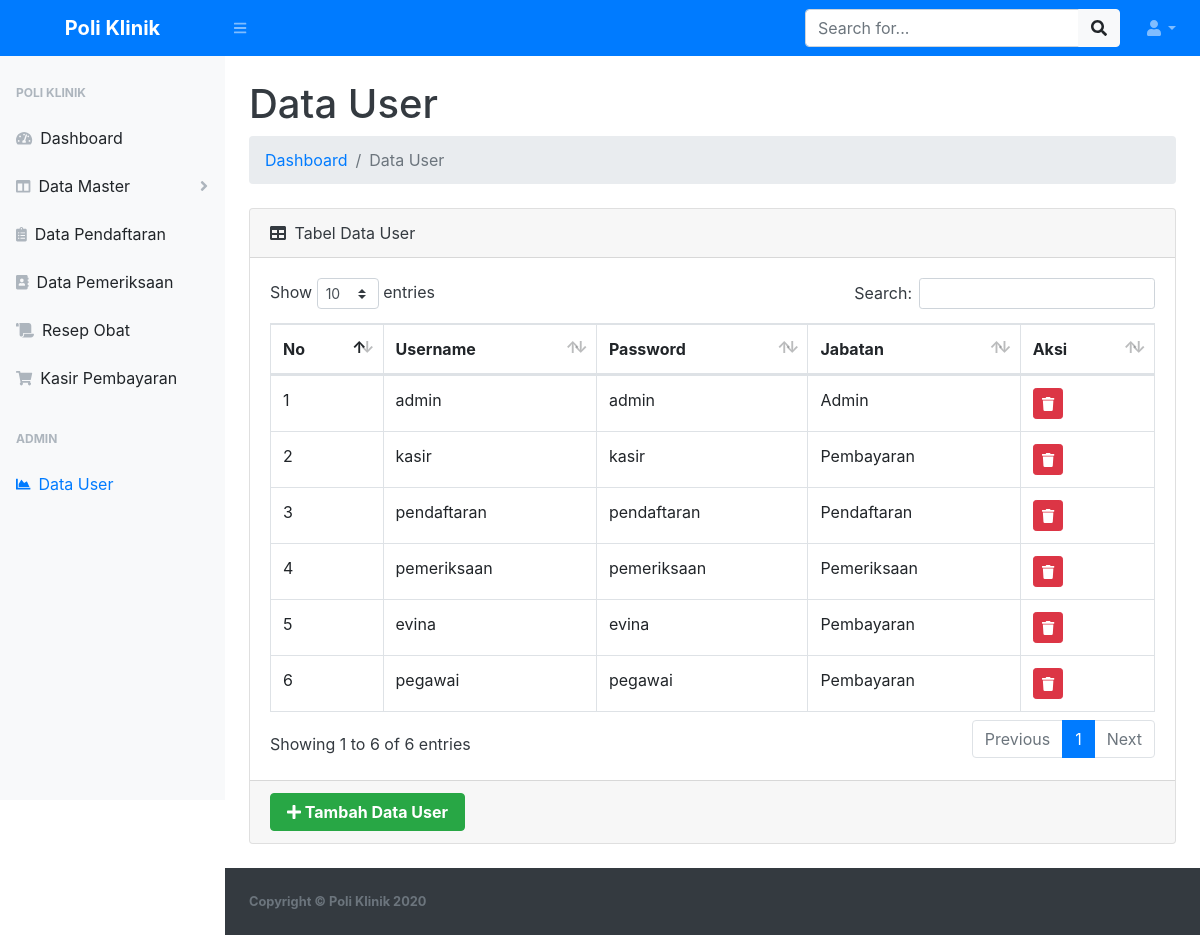
/user.php (signed in), run on the app's committed database.
### tables this page shows
CREATE TABLE `tb_user` (
  `id_user` int NOT NULL,
  `username` varchar(25) NOT NULL,
  `password` varchar(20) NOT NULL,
  `jabatan` enum('admin','pembayaran','pendaftaran','pemeriksaan') NOT NULL
);

### user.php (the view, shortened to what this page needs)
<?php
include 'koneksi.php';
?>
<!DOCTYPE html>
<html lang="en">
<head>
    <link href="assets/css/styles.css" rel="stylesheet" />
    <link href="assets/css/dataTables.bootstrap4.min.css" rel="stylesheet" />
</head>
<body class="sb-nav-fixed">
    <nav class="sb-topnav navbar navbar-expand navbar-dark bg-primary">
        <a class="navbar-brand font-weight-bold text-center" href="index.php">Poli Klinik</a>
        <button class="btn btn-link btn-sm order-1 order-lg-0" id="sidebarToggle" href="#"><i class="fas fa-bars"></i></button>
        <form class="d-none d-md-inline-block form-inline ml-auto mr-0 mr-md-3 my-2 my-md-0">
            <div class="input-group">
                <input class="form-control" type="text" placeholder="Search for..." aria-label="Search" aria-describedby="basic-addon2" />
                <div class="input-group-append">
                    <button class="btn btn-light" type="button"><i class="fas fa-search"></i></button>
                </div>
            </div>
        </form>
        <ul class="navbar-nav ml-auto ml-md-0">
            <li class="nav-item dropdown">
                <a class="nav-link dropdown-toggle" id="userDropdown" href="#" role="button" data-toggle="dropdown" aria-haspopup="true" aria-expanded="false"><i class="fas fa-user fa-fw"></i></a>
            </li>
        </ul>
    </nav>
    <div id="layoutSidenav">
        <div id="layoutSidenav_nav">
            <nav class="sb-sidenav accordion sb-sidenav-light" id="sidenavAccordion">
                <div class="sb-sidenav-menu">
                    <div class="nav">
                        <div class="sb-sidenav-menu-heading">Poli Klinik</div>
                        <a class="nav-link" href="index.php">
                            <div class="sb-nav-link-icon"><i class="fas fa-tachometer-alt"></i></div>
                            Dashboard
                        </a>
                        <?php if ($_SESSION["jabatan"] == 'admin') : ?>
                            <a class="nav-link collapsed" href="#" data-toggle="collapse" data-target="#data-master" aria-expanded="false" aria-controls="data-master">
                                <div class="sb-nav-link-icon"><i class="fas fa-columns"></i></div>
                                Data Master
                                <div class="sb-sidenav-collapse-arrow"><i class="fas fa-angle-down"></i></div>
                            </a>
                            <a class="nav-link" href="data-pendaftaran/pendaftaran.php">
                                <div class="sb-nav-link-icon"><i class="fas fa-clipboard-list"></i></div>
                                Data Pendaftaran
                            </a>
                            <a class="nav-link" href="data-pemeriksaan/pemeriksaan.php">
                                <div class="sb-nav-link-icon"><i class="fas fa-address-book"></i></div>
                                Data Pemeriksaan
                            </a>
                            <a class="nav-link" href="data-resep/resep.php">
                                <div class="sb-nav-link-icon"><i class="fas fa-scroll"></i></div>
                                Resep Obat
                            </a>
                            <a class="nav-link" href="data-pembayaran/pembayaran.php">
                                <div class="sb-nav-link-icon"><i class="fas fa-shopping-cart"></i></div>
                                Kasir Pembayaran
                            </a>
                            <div class="sb-sidenav-menu-heading">Admin</div>
                            <a class="nav-link active" href="user.php">
                                <div class="sb-nav-link-icon"><i class="fas fa-chart-area"></i></div>
                                Data User
                            </a>
                        <?php endif; ?>
                    </div>
                </div>
            </nav>
        </div>
        <div id="layoutSidenav_content" class="bg-white text-dark">
            <main>
                <div class="container-fluid">
                    <h1 class="mt-4">Data User</h1>
                    <ol class="breadcrumb mb-4">
                        <li class="breadcrumb-item"><a href="index.php" class="text-decoration-none">Dashboard</a></li>
                        <li class="breadcrumb-item active">Data User</li>
                    </ol>
                    <div class="card mb-4">
                        <div class="card-header">
                            <i class="fas fa-table mr-1"></i>
                            Tabel Data User
                        </div>
                        <div class="card-body">
                            <div class="table-responsive">
                                <table class="table table-bordered" id="dataTable" width="100%" cellspacing="0">
                                    <thead>
                                        <tr>
                                            <th>No</th>
                                            <th>Username</th>
                                            <th>Password</th>
                                            <th>Jabatan</th>
                                            <th>Aksi</th>
                                        </tr>
                                    </thead>
                                    <tbody>
                                        <?php $nomor = 1; ?>
                                        <?php $ambil = $koneksi->query("SELECT * FROM tb_user"); ?>
                                        <?php while ($pecah = $ambil->fetch_assoc()) { ?>
                                            <tr>
                                                <td><?php echo $nomor; ?></td>
                                                <td><?php echo $pecah['username']; ?></td>
                                                <td><?php echo $pecah['password']; ?></td>
                                                <td><?php echo ucfirst($pecah['jabatan']); ?></td>
                                                <td>
                                                    <a href="user_hapus.php?&id_user=<?php echo $pecah['id_user']; ?>" class="btn-danger btn-sm btn">
                                                        <i class="fas fa-trash"></i>
                                                    </a>
                                                </td>
                                            </tr>
                                            <?php $nomor++; ?>
                                        <?php } ?>
                                    </tbody>
                                </table>
                            </div>
                        </div>
                        <div class="card-footer">
                            <a href="user_tambah.php" class="btn-success btn px-3 font-weight-bold"><i class="fas fa-plus"></i> Tambah Data User</a>
                        </div>
                    </div>
                </div>
            </main>
            <footer class="py-4 bg-dark mt-auto">
                <div class="container-fluid">
                    <div class="d-flex align-items-center justify-content-between small">
                        <div class="text-muted font-weight-bold">Copyright &copy; Poli Klinik 2020</div>
                    </div>
                </div>
            </footer>
        </div>
    </div>
</body>
</html>

### data on the page
tb_user: username "admin", password "admin", jabatan "Admin"
tb_user: username "kasir", password "kasir", jabatan "Pembayaran"
tb_user: username "pendaftaran", password "pendaftaran", jabatan "Pendaftaran"
tb_user: username "pemeriksaan", password "pemeriksaan", jabatan "Pemeriksaan"
tb_user: username "evina", password "evina", jabatan "Pembayaran"
tb_user: username "pegawai", password "pegawai", jabatan "Pembayaran"
